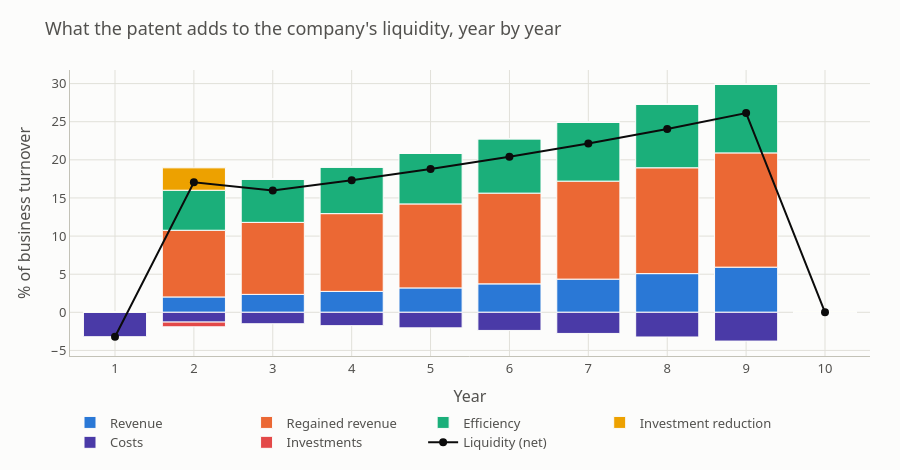

Notebook source saved alongside this figure:
### Markdown cell above
---

## Step 6 — The ten-year cash flow, and the number at the end

Those eight parameters plus the seven company figures drive a ten-year cash flow. Each year
adds up six components — the patent's own revenue, the revenue it *keeps* from being copied,
the efficiency it buys, and the investment it saves, minus costs and minus the one-time
investment it demands. The sum, discounted back to today, is the NPV.

Two invariants the workbook is easy to get wrong on, both asserted by the acceptance test in
notebook 1: **investments are a one-time event** in the launch year, not an annual charge, and
**entry and exit years are fractional** — reaching the market after 2.5 years earns half a
year of revenue in year 3.

### Code cell
flow = kit.cash_flow(company, oek)
value = kit.npv(company, oek)

components = [
    ("Revenue", [r.revenue for r in flow], kit.PALETTE["revenue"]),
    ("Regained revenue", [r.regained_revenue for r in flow], kit.PALETTE["regained"]),
    ("Efficiency", [r.efficiency for r in flow], kit.PALETTE["efficiency"]),
    ("Investment reduction", [r.investment_reduction for r in flow], kit.PALETTE["investment_reduction"]),
    ("Costs", [-r.costs for r in flow], kit.PALETTE["costs"]),
    ("Investments", [-r.investments for r in flow], kit.PALETTE["investments"]),
]
years = [r.year for r in flow]

fig_flow = go.Figure()
for name, values, color in components:
    fig_flow.add_trace(go.Bar(
        x=years, y=values, name=name,
        marker={"color": color, "line": {"width": 1, "color": kit.PALETTE["surface"]}},
        hovertemplate="%{y:.2f} % of turnover<extra>" + name + "</extra>",
    ))
fig_flow.add_trace(go.Scatter(
    x=years, y=[r.liquidity for r in flow], name="Liquidity (net)",
    mode="lines+markers", line={"color": kit.PALETTE["ink"], "width": 2},
    marker={"size": 8}, hovertemplate="%{y:.2f} % of turnover<extra>Liquidity</extra>",
))
fig_flow.update_layout(
    **kit.CHART_LAYOUT, barmode="relative", height=470, hovermode="x unified",
    title="What the patent adds to the company's liquidity, year by year",
)
fig_flow.update_xaxes(title="Year", dtick=1)
fig_flow.update_yaxes(title="% of business turnover")
fig_flow.show()

cash = pd.DataFrame([{
    "Year": r.year,
    "On market": f"{r.active_fraction:.2f}",
    "Revenue": r.revenue,
    "Regained": r.regained_revenue,
    "Efficiency": r.efficiency,
    "Inv. reduction": r.investment_reduction,
    "Costs": -r.costs,
    "Investments": -r.investments,
    "Liquidity": r.liquidity,
    "Discounted EUR": r.discounted,
} for r in flow])

print(f"Net Present Value   {value:,.0f} EUR")
print(f"Score               {prof.total_points} / {prof.max_points} points")
print(f"Provenance          {prof.provenance_counts['measured']} measured - "
      f"{prof.provenance_counts['informed']} informed - "
      f"{prof.provenance_counts['judgement']} judgement")

### Figure 1 — Plotly figure (JSON) as saved in the notebook; plotly's stock layout.template omitted (floating-point values rounded to 4 significant figures)
{"data": [{"hovertemplate": "%{y:.2f} % of turnover<extra>Revenue</extra>", "marker": {"color": "#2a78d6", "line": {"color": "#fcfcfb", "width": 1}}, "name": "Revenue", "type": "bar", "x": [1, 2, 3, 4, 5, 6, 7, 8, 9, 10], "y": [0.0, 2.016, 2.351, 2.742, 3.198, 3.731, 4.351, 5.075, 5.92, 0.0]}, {"hovertemplate": "%{y:.2f} % of turnover<extra>Regained revenue</extra>", "marker": {"color": "#eb6834", "line": {"color": "#fcfcfb", "width": 1}}, "name": "Regained revenue", "type": "bar", "x": [1, 2, 3, 4, 5, 6, 7, 8, 9, 10], "y": [0.0, 8.748, 9.448, 10.2, 11.02, 11.9, 12.85, 13.88, 14.99, 0.0]}, {"hovertemplate": "%{y:.2f} % of turnover<extra>Efficiency</extra>", "marker": {"color": "#1baf7a", "line": {"color": "#fcfcfb", "width": 1}}, "name": "Efficiency", "type": "bar", "x": [1, 2, 3, 4, 5, 6, 7, 8, 9, 10], "y": [0.0, 5.249, 5.669, 6.122, 6.612, 7.141, 7.712, 8.329, 8.996, 0.0]}, {"hovertemplate": "%{y:.2f} % of turnover<extra>Investment reduction</extra>", "marker": {"color": "#eda100", "line": {"color": "#fcfcfb", "width": 1}}, "name": "Investment reduction", "type": "bar", "x": [1, 2, 3, 4, 5, 6, 7, 8, 9, 10], "y": [0.0, 2.939, 0.0, 0.0, 0.0, 0.0, 0.0, 0.0, 0.0, 0.0]}, {"hovertemplate": "%{y:.2f} % of turnover<extra>Costs</extra>", "marker": {"color": "#4a3aa7", "line": {"color": "#fcfcfb", "width": 1}}, "name": "Costs", "type": "bar", "x": [1, 2, 3, 4, 5, 6, 7, 8, 9, 10], "y": [-3.2, -1.285, -1.499, -1.748, -2.039, -2.378, -2.774, -3.236, -3.774, -0.0]}, {"hovertemplate": "%{y:.2f} % of turnover<extra>Investments</extra>", "marker": {"color": "#e34948", "line": {"color": "#fcfcfb", "width": 1}}, "name": "Investments", "type": "bar", "x": [1, 2, 3, 4, 5, 6, 7, 8, 9, 10], "y": [-0.0, -0.6171, -0.0, -0.0, -0.0, -0.0, -0.0, -0.0, -0.0, -0.0]}, {"hovertemplate": "%{y:.2f} % of turnover<extra>Liquidity</extra>", "line": {"color": "#0b0b0b", "width": 2}, "marker": {"size": 8}, "mode": "lines+markers", "name": "Liquidity (net)", "type": "scatter", "x": [1, 2, 3, 4, 5, 6, 7, 8, 9, 10], "y": [-3.2, 17.05, 15.97, 17.32, 18.79, 20.39, 22.14, 24.05, 26.13, 0.0]}], "layout": {"barmode": "relative", "font": {"color": "#52514e", "family": "system-ui, -apple-system, Segoe UI, sans-serif", "size": 13}, "height": 470, "hovermode": "x unified", "legend": {"orientation": "h", "x": 0, "y": -0.18}, "margin": {"b": 60, "l": 70, "r": 30, "t": 70}, "paper_bgcolor": "#fcfcfb", "plot_bgcolor": "#fcfcfb", "title": {"text": "What the patent adds to the company's liquidity, year by year"}, "xaxis": {"dtick": 1, "gridcolor": "#e1e0d9", "linecolor": "#c3c2b7", "title": {"text": "Year"}, "zeroline": false}, "yaxis": {"gridcolor": "#e1e0d9", "linecolor": "#c3c2b7", "title": {"text": "% of business turnover"}, "zeroline": false}}}
